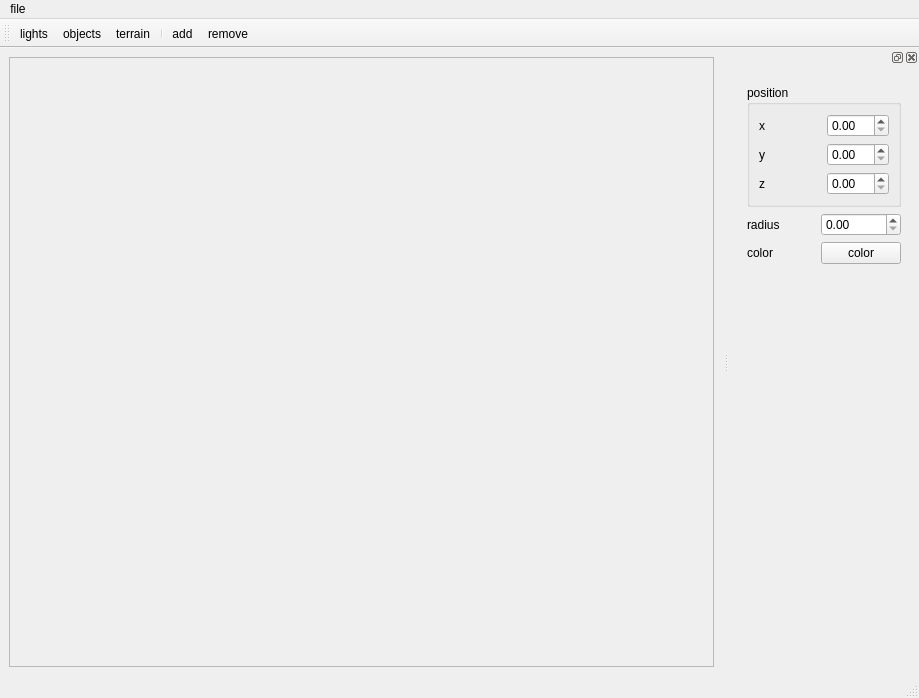
<?xml version="1.0" encoding="UTF-8"?>
<ui version="4.0">
 <class>MainWindow</class>
 <widget class="QMainWindow" name="MainWindow">
  <property name="geometry">
   <rect>
    <x>0</x>
    <y>0</y>
    <width>919</width>
    <height>698</height>
   </rect>
  </property>
  <property name="windowTitle">
   <string>MainWindow</string>
  </property>
  <widget class="QWidget" name="centralwidget">
   <layout class="QHBoxLayout" name="horizontalLayout">
    <item>
     <widget class="QFrame" name="frame">
      <property name="frameShape">
       <enum>QFrame::StyledPanel</enum>
      </property>
      <property name="frameShadow">
       <enum>QFrame::Raised</enum>
      </property>
     </widget>
    </item>
   </layout>
  </widget>
  <widget class="QMenuBar" name="menubar">
   <property name="geometry">
    <rect>
     <x>0</x>
     <y>0</y>
     <width>919</width>
     <height>24</height>
    </rect>
   </property>
   <widget class="QMenu" name="menuFile">
    <property name="title">
     <string>file</string>
    </property>
    <addaction name="actionNew"/>
    <addaction name="actionLoad"/>
    <addaction name="actionSave"/>
    <addaction name="actionSave_as"/>
    <addaction name="separator"/>
    <addaction name="actionExit"/>
   </widget>
   <addaction name="menuFile"/>
  </widget>
  <widget class="QStatusBar" name="statusbar"/>
  <widget class="QDockWidget" name="dockWidget">
   <attribute name="dockWidgetArea">
    <number>2</number>
   </attribute>
   <widget class="QWidget" name="dockWidgetContents">
    <layout class="QVBoxLayout" name="verticalLayout">
     <item>
      <widget class="QStackedWidget" name="stackedWidget">
       <property name="lineWidth">
        <number>1</number>
       </property>
       <property name="currentIndex">
        <number>0</number>
       </property>
       <widget class="QWidget" name="light_page">
        <property name="enabled">
         <bool>true</bool>
        </property>
        <layout class="QGridLayout" name="gridLayout_2">
         <item row="0" column="0" colspan="2">
          <widget class="QGroupBox" name="groupBox">
           <property name="title">
            <string>position</string>
           </property>
           <layout class="QGridLayout" name="gridLayout">
            <item row="0" column="0">
             <widget class="QLabel" name="label">
              <property name="text">
               <string>x</string>
              </property>
             </widget>
            </item>
            <item row="0" column="1">
             <widget class="QDoubleSpinBox" name="doubleSpinBox"/>
            </item>
            <item row="1" column="0">
             <widget class="QLabel" name="label_2">
              <property name="text">
               <string>y</string>
              </property>
             </widget>
            </item>
            <item row="1" column="1">
             <widget class="QDoubleSpinBox" name="doubleSpinBox_2"/>
            </item>
            <item row="2" column="0">
             <widget class="QLabel" name="label_3">
              <property name="text">
               <string>z</string>
              </property>
             </widget>
            </item>
            <item row="2" column="1">
             <widget class="QDoubleSpinBox" name="doubleSpinBox_3"/>
            </item>
           </layout>
          </widget>
         </item>
         <item row="1" column="0">
          <widget class="QLabel" name="label_4">
           <property name="text">
            <string>radius</string>
           </property>
          </widget>
         </item>
         <item row="1" column="1">
          <widget class="QDoubleSpinBox" name="doubleSpinBox_4"/>
         </item>
         <item row="2" column="0">
          <widget class="QLabel" name="label_13">
           <property name="text">
            <string>color</string>
           </property>
          </widget>
         </item>
         <item row="2" column="1">
          <widget class="QPushButton" name="pushButton">
           <property name="text">
            <string>color</string>
           </property>
          </widget>
         </item>
         <item row="3" column="1">
          <spacer name="verticalSpacer">
           <property name="orientation">
            <enum>Qt::Vertical</enum>
           </property>
           <property name="sizeHint" stdset="0">
            <size>
             <width>63</width>
             <height>326</height>
            </size>
           </property>
          </spacer>
         </item>
        </layout>
       </widget>
       <widget class="QWidget" name="object_page">
        <layout class="QGridLayout" name="gridLayout_5">
         <item row="0" column="0" colspan="2">
          <widget class="QGroupBox" name="groupBox_2">
           <property name="title">
            <string>position</string>
           </property>
           <layout class="QGridLayout" name="gridLayout_3">
            <item row="0" column="0">
             <widget class="QLabel" name="label_5">
              <property name="text">
               <string>x</string>
              </property>
             </widget>
            </item>
            <item row="0" column="1">
             <widget class="QDoubleSpinBox" name="doubleSpinBox_5"/>
            </item>
            <item row="1" column="0">
             <widget class="QLabel" name="label_6">
              <property name="text">
               <string>y</string>
              </property>
             </widget>
            </item>
            <item row="1" column="1">
             <widget class="QDoubleSpinBox" name="doubleSpinBox_6"/>
            </item>
            <item row="2" column="0">
             <widget class="QLabel" name="label_7">
              <property name="text">
               <string>z</string>
              </property>
             </widget>
            </item>
            <item row="2" column="1">
             <widget class="QDoubleSpinBox" name="doubleSpinBox_7"/>
            </item>
           </layout>
          </widget>
         </item>
         <item row="1" column="0" colspan="2">
          <widget class="QGroupBox" name="groupBox_3">
           <property name="title">
            <string>rotation</string>
           </property>
           <layout class="QGridLayout" name="gridLayout_4">
            <item row="0" column="0">
             <widget class="QLabel" name="label_8">
              <property name="text">
               <string>x</string>
              </property>
             </widget>
            </item>
            <item row="0" column="1">
             <widget class="QDoubleSpinBox" name="doubleSpinBox_8"/>
            </item>
            <item row="1" column="0">
             <widget class="QLabel" name="label_9">
              <property name="text">
               <string>y</string>
              </property>
             </widget>
            </item>
            <item row="1" column="1">
             <widget class="QDoubleSpinBox" name="doubleSpinBox_9"/>
            </item>
            <item row="2" column="0">
             <widget class="QLabel" name="label_10">
              <property name="text">
               <string>z</string>
              </property>
             </widget>
            </item>
            <item row="2" column="1">
             <widget class="QDoubleSpinBox" name="doubleSpinBox_10"/>
            </item>
           </layout>
          </widget>
         </item>
         <item row="2" column="0">
          <widget class="QLabel" name="label_11">
           <property name="text">
            <string>scale</string>
           </property>
          </widget>
         </item>
         <item row="2" column="1">
          <widget class="QDoubleSpinBox" name="doubleSpinBox_11">
           <property name="minimum">
            <double>0.010000000000000</double>
           </property>
           <property name="maximum">
            <double>100.000000000000000</double>
           </property>
          </widget>
         </item>
         <item row="3" column="0">
          <widget class="QLabel" name="label_12">
           <property name="text">
            <string>selection</string>
           </property>
          </widget>
         </item>
         <item row="3" column="1">
          <widget class="QComboBox" name="comboBox">
           <item>
            <property name="text">
             <string>use</string>
            </property>
           </item>
           <item>
            <property name="text">
             <string>harvest</string>
            </property>
           </item>
           <item>
            <property name="text">
             <string>enter</string>
            </property>
           </item>
          </widget>
         </item>
         <item row="4" column="0">
          <widget class="QLabel" name="label_14">
           <property name="text">
            <string>name</string>
           </property>
          </widget>
         </item>
         <item row="4" column="1">
          <widget class="QPushButton" name="pushButton_2">
           <property name="text">
            <string/>
           </property>
          </widget>
         </item>
         <item row="5" column="0">
          <widget class="QLabel" name="label_15">
           <property name="text">
            <string>id</string>
           </property>
          </widget>
         </item>
         <item row="5" column="1">
          <widget class="QLabel" name="label_16">
           <property name="text">
            <string>0</string>
           </property>
          </widget>
         </item>
         <item row="6" column="0" colspan="2">
          <widget class="QCheckBox" name="checkBox">
           <property name="text">
            <string>transparent</string>
           </property>
          </widget>
         </item>
         <item row="7" column="0" colspan="2">
          <spacer name="verticalSpacer_2">
           <property name="orientation">
            <enum>Qt::Vertical</enum>
           </property>
           <property name="sizeHint" stdset="0">
            <size>
             <width>154</width>
             <height>123</height>
            </size>
           </property>
          </spacer>
         </item>
        </layout>
       </widget>
       <widget class="QWidget" name="terrain_page">
        <layout class="QGridLayout" name="gridLayout_9">
         <item row="0" column="0" colspan="4">
          <widget class="QGroupBox" name="groupBox_5">
           <property name="title">
            <string>position</string>
           </property>
           <layout class="QGridLayout" name="gridLayout_7">
            <item row="0" column="0">
             <widget class="QLabel" name="label_25">
              <property name="text">
               <string>x</string>
              </property>
             </widget>
            </item>
            <item row="0" column="1">
             <widget class="QDoubleSpinBox" name="doubleSpinBox_13"/>
            </item>
            <item row="1" column="0">
             <widget class="QLabel" name="label_26">
              <property name="text">
               <string>y</string>
              </property>
             </widget>
            </item>
            <item row="1" column="1">
             <widget class="QDoubleSpinBox" name="doubleSpinBox_14"/>
            </item>
            <item row="2" column="0">
             <widget class="QLabel" name="label_27">
              <property name="text">
               <string>z</string>
              </property>
             </widget>
            </item>
            <item row="2" column="1">
             <widget class="QDoubleSpinBox" name="doubleSpinBox_15"/>
            </item>
           </layout>
          </widget>
         </item>
         <item row="2" column="0" colspan="2">
          <widget class="QLabel" name="label_24">
           <property name="text">
            <string>scale</string>
           </property>
          </widget>
         </item>
         <item row="3" column="0" colspan="4">
          <widget class="QGroupBox" name="groupBox_4">
           <property name="title">
            <string>albedo</string>
           </property>
           <layout class="QGridLayout" name="gridLayout_6">
            <item row="0" column="0">
             <widget class="QLabel" name="label_17">
              <property name="text">
               <string>albedo 0</string>
              </property>
             </widget>
            </item>
            <item row="0" column="1">
             <widget class="QPushButton" name="pushButton_3">
              <property name="text">
               <string/>
              </property>
             </widget>
            </item>
            <item row="1" column="0">
             <widget class="QLabel" name="label_18">
              <property name="text">
               <string>albedo 1</string>
              </property>
             </widget>
            </item>
            <item row="1" column="1">
             <widget class="QPushButton" name="pushButton_4">
              <property name="text">
               <string/>
              </property>
             </widget>
            </item>
            <item row="2" column="0">
             <widget class="QLabel" name="label_19">
              <property name="text">
               <string>albedo 2</string>
              </property>
             </widget>
            </item>
            <item row="2" column="1">
             <widget class="QPushButton" name="pushButton_5">
              <property name="text">
               <string/>
              </property>
             </widget>
            </item>
            <item row="3" column="0">
             <widget class="QLabel" name="label_20">
              <property name="text">
               <string>albedo 3</string>
              </property>
             </widget>
            </item>
            <item row="3" column="1">
             <widget class="QPushButton" name="pushButton_6">
              <property name="text">
               <string/>
              </property>
             </widget>
            </item>
           </layout>
          </widget>
         </item>
         <item row="4" column="1" colspan="3">
          <widget class="QPushButton" name="pushButton_7">
           <property name="text">
            <string/>
           </property>
          </widget>
         </item>
         <item row="5" column="1" colspan="3">
          <widget class="QPushButton" name="pushButton_8">
           <property name="text">
            <string/>
           </property>
          </widget>
         </item>
         <item row="6" column="1" colspan="3">
          <widget class="QPushButton" name="pushButton_9">
           <property name="text">
            <string/>
           </property>
          </widget>
         </item>
         <item row="4" column="0">
          <widget class="QLabel" name="label_21">
           <property name="text">
            <string>height</string>
           </property>
          </widget>
         </item>
         <item row="5" column="0">
          <widget class="QLabel" name="label_22">
           <property name="text">
            <string>blend</string>
           </property>
          </widget>
         </item>
         <item row="6" column="0">
          <widget class="QLabel" name="label_23">
           <property name="text">
            <string>dudv</string>
           </property>
          </widget>
         </item>
         <item row="2" column="3">
          <widget class="QDoubleSpinBox" name="doubleSpinBox_12">
           <property name="minimum">
            <double>0.010000000000000</double>
           </property>
           <property name="maximum">
            <double>100.000000000000000</double>
           </property>
          </widget>
         </item>
         <item row="1" column="0" colspan="4">
          <widget class="QGroupBox" name="groupBox_6">
           <property name="title">
            <string>rotation</string>
           </property>
           <layout class="QGridLayout" name="gridLayout_8">
            <item row="0" column="0">
             <widget class="QLabel" name="label_28">
              <property name="text">
               <string>x</string>
              </property>
             </widget>
            </item>
            <item row="0" column="1">
             <widget class="QDoubleSpinBox" name="doubleSpinBox_16"/>
            </item>
            <item row="1" column="0">
             <widget class="QLabel" name="label_29">
              <property name="text">
               <string>y</string>
              </property>
             </widget>
            </item>
            <item row="1" column="1">
             <widget class="QDoubleSpinBox" name="doubleSpinBox_17"/>
            </item>
            <item row="2" column="0">
             <widget class="QLabel" name="label_30">
              <property name="text">
               <string>z</string>
              </property>
             </widget>
            </item>
            <item row="2" column="1">
             <widget class="QDoubleSpinBox" name="doubleSpinBox_18"/>
            </item>
           </layout>
          </widget>
         </item>
        </layout>
       </widget>
       <widget class="QWidget" name="paint_page"/>
      </widget>
     </item>
    </layout>
   </widget>
  </widget>
  <widget class="QToolBar" name="toolBar">
   <property name="windowTitle">
    <string>toolBar</string>
   </property>
   <property name="iconSize">
    <size>
     <width>32</width>
     <height>32</height>
    </size>
   </property>
   <attribute name="toolBarArea">
    <enum>TopToolBarArea</enum>
   </attribute>
   <attribute name="toolBarBreak">
    <bool>false</bool>
   </attribute>
   <addaction name="action_lights"/>
   <addaction name="action_objects"/>
   <addaction name="action_terrain"/>
   <addaction name="separator"/>
   <addaction name="action_add"/>
   <addaction name="action_remove"/>
  </widget>
  <action name="action_lights">
   <property name="checkable">
    <bool>true</bool>
   </property>
   <property name="icon">
    <iconset resource="icons/resourcen.qrc">
     <normaloff>:/icons/help-hint.png</normaloff>:/icons/help-hint.png</iconset>
   </property>
   <property name="text">
    <string>lights</string>
   </property>
  </action>
  <action name="action_objects">
   <property name="checkable">
    <bool>true</bool>
   </property>
   <property name="icon">
    <iconset resource="icons/resourcen.qrc">
     <normaloff>:/icons/application-x-desktop.png</normaloff>:/icons/application-x-desktop.png</iconset>
   </property>
   <property name="text">
    <string>objects</string>
   </property>
  </action>
  <action name="action_add">
   <property name="icon">
    <iconset resource="icons/resourcen.qrc">
     <normaloff>:/icons/gtk-add.png</normaloff>:/icons/gtk-add.png</iconset>
   </property>
   <property name="text">
    <string>add</string>
   </property>
  </action>
  <action name="action_terrain">
   <property name="checkable">
    <bool>true</bool>
   </property>
   <property name="icon">
    <iconset resource="icons/resourcen.qrc">
     <normaloff>:/icons/terrain.jpg</normaloff>:/icons/terrain.jpg</iconset>
   </property>
   <property name="text">
    <string>terrain</string>
   </property>
  </action>
  <action name="action_remove">
   <property name="icon">
    <iconset resource="icons/resourcen.qrc">
     <normaloff>:/icons/editclear.png</normaloff>:/icons/editclear.png</iconset>
   </property>
   <property name="text">
    <string>remove</string>
   </property>
  </action>
  <action name="actionNew">
   <property name="icon">
    <iconset resource="icons/resourcen.qrc">
     <normaloff>:/icons/filenew.png</normaloff>:/icons/filenew.png</iconset>
   </property>
   <property name="text">
    <string>new</string>
   </property>
  </action>
  <action name="actionLoad">
   <property name="icon">
    <iconset resource="icons/resourcen.qrc">
     <normaloff>:/icons/fileopen.png</normaloff>:/icons/fileopen.png</iconset>
   </property>
   <property name="text">
    <string>load</string>
   </property>
  </action>
  <action name="actionSave">
   <property name="icon">
    <iconset resource="icons/resourcen.qrc">
     <normaloff>:/icons/filesave.png</normaloff>:/icons/filesave.png</iconset>
   </property>
   <property name="text">
    <string>save</string>
   </property>
  </action>
  <action name="actionSave_as">
   <property name="icon">
    <iconset resource="icons/resourcen.qrc">
     <normaloff>:/icons/filesaveas.png</normaloff>:/icons/filesaveas.png</iconset>
   </property>
   <property name="text">
    <string>save as</string>
   </property>
  </action>
  <action name="actionExit">
   <property name="icon">
    <iconset resource="icons/resourcen.qrc">
     <normaloff>:/icons/gtk-cancel.png</normaloff>:/icons/gtk-cancel.png</iconset>
   </property>
   <property name="text">
    <string>exit</string>
   </property>
  </action>
 </widget>
 <resources>
  <include location="icons/resourcen.qrc"/>
 </resources>
 <connections/>
</ui>
